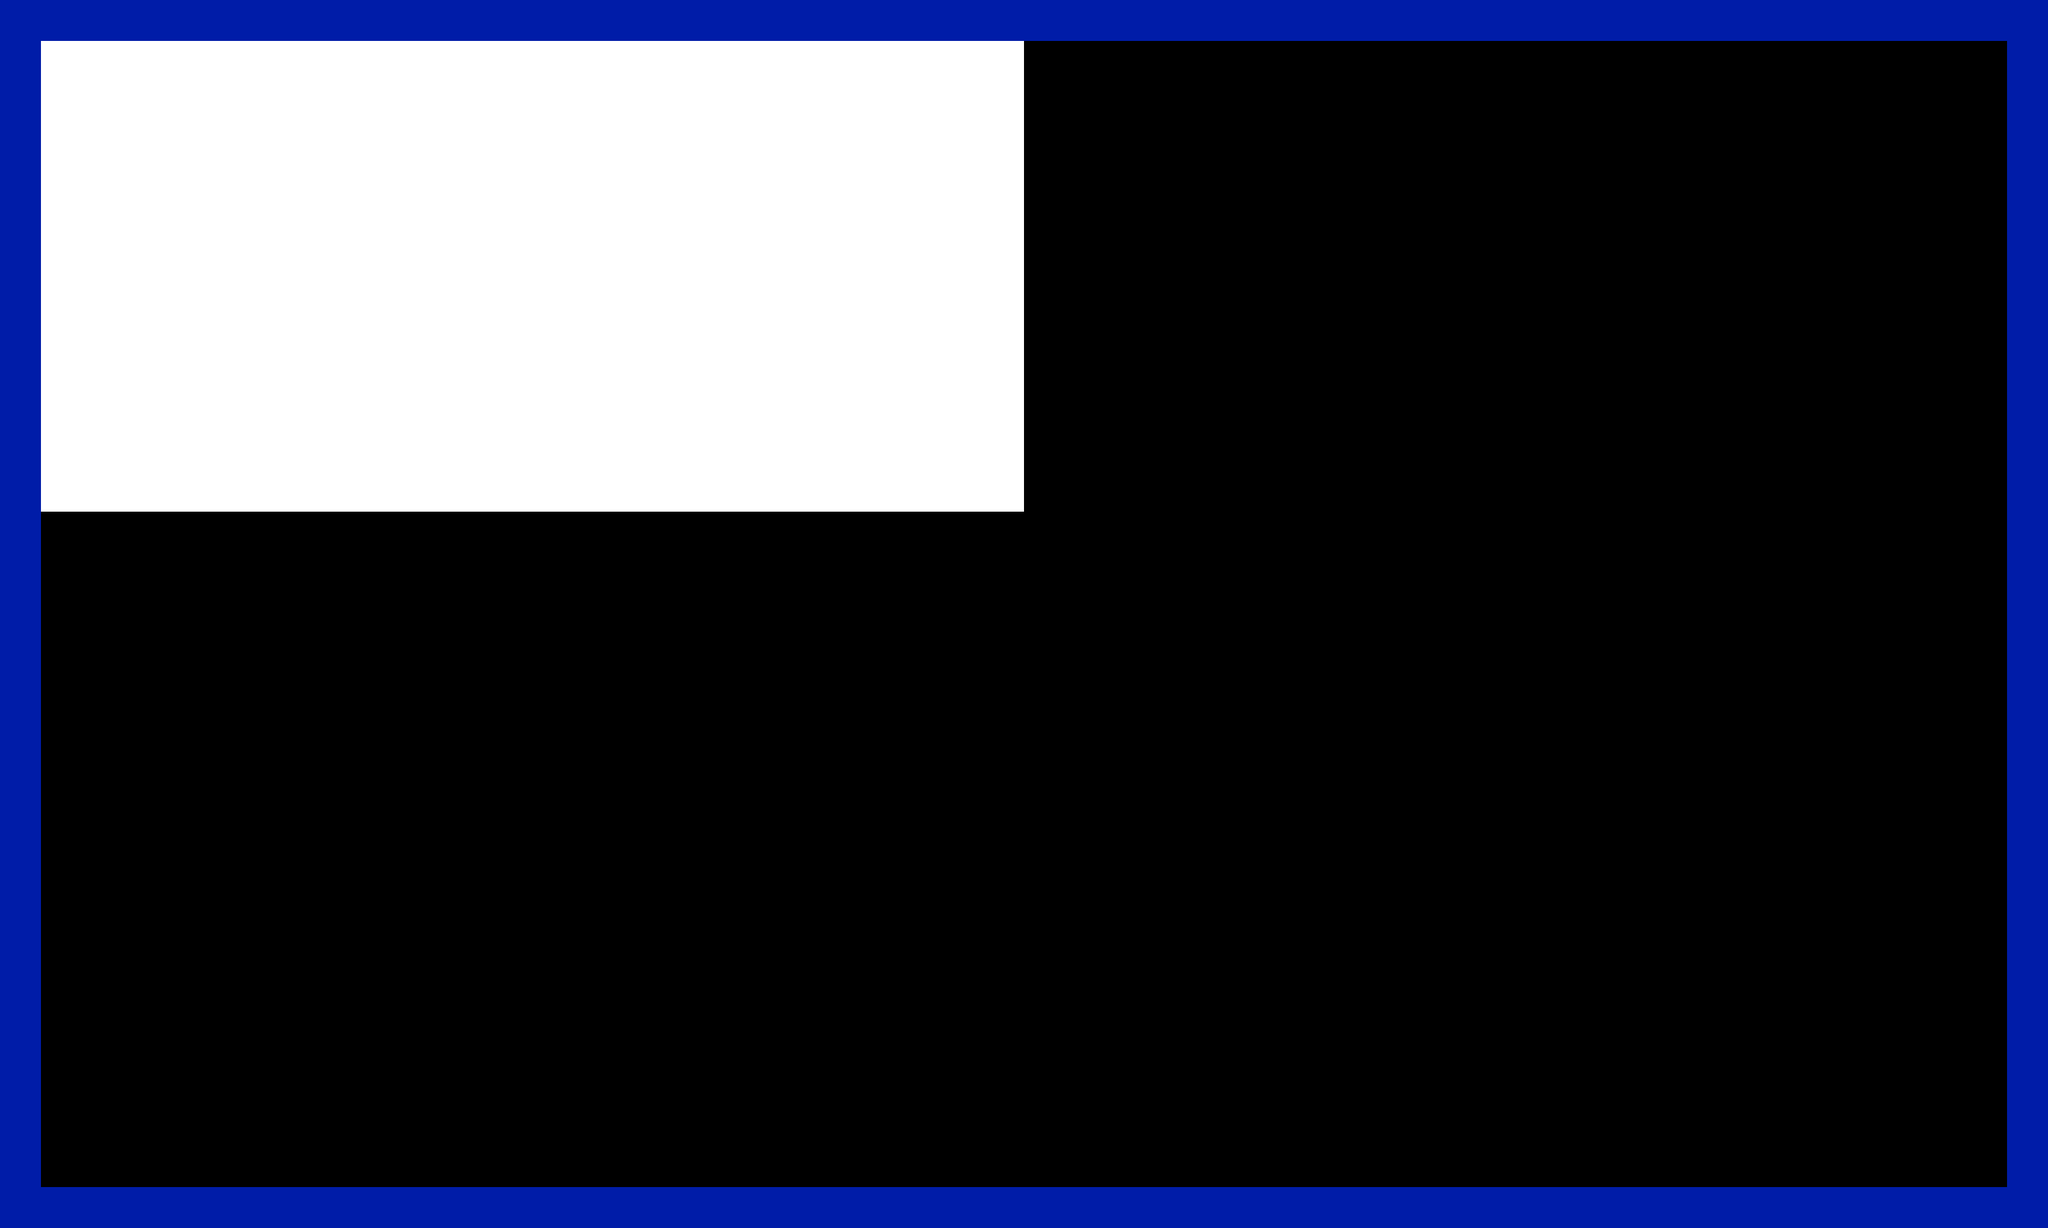

This is a level from a 2D game, rendered from its Tiled map with the project's own tilesets. A one-line summary and the map file follow, with tile-layer data summarised:
An orthogonal 50x30 tile map with 64x64 px tiles, 1 tile layer (ForegroundPlatformLayer), 1 image layer.

<map version="1.0" orientation="orthogonal" renderorder="right-down" width="50" height="30" tilewidth="64" tileheight="64" nextobjectid="1">
 <properties>
  <property name="france" value="spain" />
 </properties>
 <tileset firstgid="1" name="SandstonePlatforms" tilewidth="64" tileheight="64">
  <properties>
   <property name="salt" value="pepper" />
  </properties>
  <image source="SandstonePlatforms.png" width="640" height="400" />
  <tile id="0">
   <properties>
    <property name="absolutely" value="nothing" />
   </properties>
  </tile>
  <tile id="1">
   <properties>
    <property name="collidable" value="true" />
    <property name="jesse" value="was here" />
   </properties>
  </tile>
  <tile id="2">
   <properties>
    <property name="collidable" value="true" />
    <property name="wikipedia" value="my love" />
   </properties>
  </tile>
  <tile id="3">
   <properties>
    <property name="collidable" value="true" />
   </properties>
  </tile>
  <tile id="4">
   <properties>
    <property name="collidable" value="true" />
   </properties>
  </tile>
  <tile id="5">
   <properties>
    <property name="collidable" value="true" />
   </properties>
  </tile>
  <tile id="6">
   <properties>
    <property name="collidable" value="true" />
   </properties>
  </tile>
  <tile id="7">
   <properties>
    <property name="collidable" value="true" />
   </properties>
  </tile>
  <tile id="8">
   <properties>
    <property name="collidable" value="true" />
    <property name="wow" value="much doge" />
   </properties>
  </tile>
  <tile id="9">
   <properties>
    <property name="collidable" value="true" />
   </properties>
  </tile>
  <tile id="10">
   <properties>
    <property name="collidable" value="true" />
   </properties>
  </tile>
  <tile id="11">
   <properties>
    <property name="collidable" value="true" />
   </properties>
  </tile>
  <tile id="12">
   <properties>
    <property name="collidable" value="true" />
   </properties>
  </tile>
  <tile id="13">
   <properties>
    <property name="collidable" value="true" />
   </properties>
  </tile>
  <tile id="14">
   <properties>
    <property name="collidable" value="true" />
   </properties>
  </tile>
  <tile id="15">
   <properties>
    <property name="collidable" value="true" />
   </properties>
  </tile>
  <tile id="16">
   <properties>
    <property name="collidable" value="true" />
   </properties>
  </tile>
  <tile id="17">
   <properties>
    <property name="collidable" value="true" />
   </properties>
  </tile>
  <tile id="18">
   <properties>
    <property name="collidable" value="true" />
   </properties>
  </tile>
  <tile id="19">
   <properties>
    <property name="collidable" value="true" />
   </properties>
  </tile>
  <tile id="20">
   <properties>
    <property name="collidable" value="true" />
   </properties>
  </tile>
  <tile id="21">
   <properties>
    <property name="collidable" value="true" />
   </properties>
  </tile>
  <tile id="22">
   <properties>
    <property name="collidable" value="true" />
   </properties>
  </tile>
  <tile id="23">
   <properties>
    <property name="collidable" value="true" />
   </properties>
  </tile>
  <tile id="24">
   <properties>
    <property name="collidable" value="true" />
   </properties>
  </tile>
  <tile id="25">
   <properties>
    <property name="collidable" value="true" />
   </properties>
  </tile>
  <tile id="26">
   <properties>
    <property name="collidable" value="true" />
   </properties>
  </tile>
  <tile id="27">
   <properties>
    <property name="collidable" value="true" />
   </properties>
  </tile>
  <tile id="28">
   <properties>
    <property name="collidable" value="true" />
   </properties>
  </tile>
  <tile id="29">
   <properties>
    <property name="collidable" value="true" />
   </properties>
  </tile>
  <tile id="30">
   <properties>
    <property name="collidable" value="true" />
   </properties>
  </tile>
  <tile id="31">
   <properties>
    <property name="collidable" value="true" />
   </properties>
  </tile>
  <tile id="32">
   <properties>
    <property name="collidable" value="true" />
   </properties>
  </tile>
  <tile id="33">
   <properties>
    <property name="collidable" value="true" />
   </properties>
  </tile>
  <tile id="34">
   <properties>
    <property name="collidable" value="true" />
   </properties>
  </tile>
  <tile id="35">
   <properties>
    <property name="collidable" value="true" />
   </properties>
  </tile>
  <tile id="36">
   <properties>
    <property name="collidable" value="true" />
   </properties>
  </tile>
  <tile id="37">
   <properties>
    <property name="collidable" value="true" />
   </properties>
  </tile>
  <tile id="38">
   <properties>
    <property name="collidable" value="true" />
   </properties>
  </tile>
  <tile id="39">
   <properties>
    <property name="collidable" value="true" />
   </properties>
  </tile>
  <tile id="40">
   <properties>
    <property name="collidable" value="true" />
   </properties>
  </tile>
  <tile id="41">
   <properties>
    <property name="collidable" value="true" />
   </properties>
  </tile>
  <tile id="42">
   <properties>
    <property name="collidable" value="true" />
   </properties>
  </tile>
  <tile id="43">
   <properties>
    <property name="collidable" value="true" />
   </properties>
  </tile>
  <tile id="44">
   <properties>
    <property name="collidable" value="true" />
   </properties>
  </tile>
  <tile id="45">
   <properties>
    <property name="collidable" value="true" />
   </properties>
  </tile>
  <tile id="46">
   <properties>
    <property name="collidable" value="true" />
   </properties>
  </tile>
  <tile id="47">
   <properties>
    <property name="collidable" value="true" />
   </properties>
  </tile>
  <tile id="48">
   <properties>
    <property name="collidable" value="true" />
   </properties>
  </tile>
  <tile id="49">
   <properties>
    <property name="collidable" value="true" />
   </properties>
  </tile>
  <tile id="50">
   <properties>
    <property name="collidable" value="true" />
   </properties>
  </tile>
  <tile id="51">
   <properties>
    <property name="collidable" value="true" />
   </properties>
  </tile>
  <tile id="52">
   <properties>
    <property name="collidable" value="true" />
   </properties>
  </tile>
  <tile id="53">
   <properties>
    <property name="collidable" value="true" />
   </properties>
  </tile>
  <tile id="54">
   <properties>
    <property name="collidable" value="true" />
   </properties>
  </tile>
  <tile id="55">
   <properties>
    <property name="collidable" value="true" />
   </properties>
  </tile>
  <tile id="56">
   <properties>
    <property name="collidable" value="true" />
   </properties>
  </tile>
  <tile id="57">
   <properties>
    <property name="collidable" value="true" />
   </properties>
  </tile>
  <tile id="58">
   <properties>
    <property name="collidable" value="true" />
   </properties>
  </tile>
  <tile id="59">
   <properties>
    <property name="collidable" value="true" />
   </properties>
  </tile>
 </tileset>
 <imagelayer name="BackgroundImageLayer" x="1" y="2">
  <image source="DesertSunset.png" />
  <properties>
   <property name="collidable" value="false" />
   <property name="imageheight" value="800" />
   <property name="imagewidth" value="1600" />
   <property name="steak" value="ferrari" />
  </properties>
 </imagelayer>
 <layer name="ForegroundPlatformLayer" width="50" height="30">
  <properties>
   <property name="apples" value="oranges" />
   <property name="collidable" value="true" />
  </properties>
  <data>[1500 cells, 156 non-empty, 1 distinct tile ids]</data>
 </layer>
</map>
